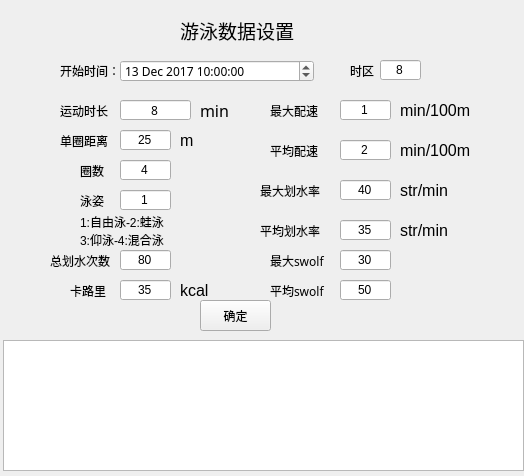
<?xml version="1.0" encoding="UTF-8"?>
<ui version="4.0">
 <class>Form</class>
 <widget class="QWidget" name="Form">
  <property name="geometry">
   <rect>
    <x>0</x>
    <y>0</y>
    <width>524</width>
    <height>476</height>
   </rect>
  </property>
  <property name="windowTitle">
   <string>Form</string>
  </property>
  <widget class="QLabel" name="label">
   <property name="geometry">
    <rect>
     <x>180</x>
     <y>10</y>
     <width>131</width>
     <height>41</height>
    </rect>
   </property>
   <property name="font">
    <font>
     <pointsize>14</pointsize>
    </font>
   </property>
   <property name="text">
    <string>游泳数据设置</string>
   </property>
  </widget>
  <widget class="QLabel" name="start_time_2">
   <property name="geometry">
    <rect>
     <x>60</x>
     <y>60</y>
     <width>61</width>
     <height>21</height>
    </rect>
   </property>
   <property name="font">
    <font>
     <family>宋体</family>
    </font>
   </property>
   <property name="text">
    <string>开始时间：</string>
   </property>
  </widget>
  <widget class="QDateTimeEdit" name="start_time">
   <property name="geometry">
    <rect>
     <x>120</x>
     <y>60</y>
     <width>194</width>
     <height>22</height>
    </rect>
   </property>
   <property name="font">
    <font>
     <family>宋体</family>
    </font>
   </property>
   <property name="date">
    <date>
     <year>2017</year>
     <month>12</month>
     <day>13</day>
    </date>
   </property>
   <property name="time">
    <time>
     <hour>10</hour>
     <minute>0</minute>
     <second>0</second>
    </time>
   </property>
   <property name="minimumDateTime">
    <datetime>
     <hour>10</hour>
     <minute>0</minute>
     <second>0</second>
     <year>2000</year>
     <month>1</month>
     <day>1</day>
    </datetime>
   </property>
   <property name="minimumDate">
    <date>
     <year>2000</year>
     <month>1</month>
     <day>1</day>
    </date>
   </property>
   <property name="minimumTime">
    <time>
     <hour>10</hour>
     <minute>0</minute>
     <second>0</second>
    </time>
   </property>
  </widget>
  <widget class="QLabel" name="sport_time_2">
   <property name="geometry">
    <rect>
     <x>200</x>
     <y>100</y>
     <width>41</width>
     <height>21</height>
    </rect>
   </property>
   <property name="font">
    <font>
     <family>宋体</family>
     <pointsize>12</pointsize>
    </font>
   </property>
   <property name="text">
    <string>min</string>
   </property>
  </widget>
  <widget class="QLineEdit" name="sport_time_set">
   <property name="geometry">
    <rect>
     <x>120</x>
     <y>100</y>
     <width>71</width>
     <height>20</height>
    </rect>
   </property>
   <property name="font">
    <font>
     <family>宋体</family>
    </font>
   </property>
   <property name="text">
    <string>8</string>
   </property>
   <property name="alignment">
    <set>Qt::AlignCenter</set>
   </property>
  </widget>
  <widget class="QLabel" name="sport_time">
   <property name="geometry">
    <rect>
     <x>60</x>
     <y>100</y>
     <width>61</width>
     <height>21</height>
    </rect>
   </property>
   <property name="font">
    <font>
     <family>宋体</family>
    </font>
   </property>
   <property name="text">
    <string>运动时长</string>
   </property>
  </widget>
  <widget class="QLabel" name="sport_time_3">
   <property name="geometry">
    <rect>
     <x>70</x>
     <y>280</y>
     <width>41</width>
     <height>21</height>
    </rect>
   </property>
   <property name="font">
    <font>
     <family>宋体</family>
    </font>
   </property>
   <property name="text">
    <string>卡路里</string>
   </property>
  </widget>
  <widget class="QLabel" name="sport_time_4">
   <property name="geometry">
    <rect>
     <x>270</x>
     <y>100</y>
     <width>51</width>
     <height>21</height>
    </rect>
   </property>
   <property name="font">
    <font>
     <family>宋体</family>
    </font>
   </property>
   <property name="text">
    <string>最大配速</string>
   </property>
  </widget>
  <widget class="QLabel" name="sport_time_5">
   <property name="geometry">
    <rect>
     <x>50</x>
     <y>250</y>
     <width>61</width>
     <height>21</height>
    </rect>
   </property>
   <property name="font">
    <font>
     <family>宋体</family>
    </font>
   </property>
   <property name="text">
    <string>总划水次数</string>
   </property>
  </widget>
  <widget class="QLabel" name="sport_time_6">
   <property name="geometry">
    <rect>
     <x>80</x>
     <y>190</y>
     <width>31</width>
     <height>21</height>
    </rect>
   </property>
   <property name="font">
    <font>
     <family>宋体</family>
    </font>
   </property>
   <property name="text">
    <string>泳姿</string>
   </property>
  </widget>
  <widget class="QLabel" name="sport_time_7">
   <property name="geometry">
    <rect>
     <x>60</x>
     <y>130</y>
     <width>61</width>
     <height>21</height>
    </rect>
   </property>
   <property name="font">
    <font>
     <family>宋体</family>
    </font>
   </property>
   <property name="text">
    <string>单圈距离</string>
   </property>
  </widget>
  <widget class="QLabel" name="sport_time_8">
   <property name="geometry">
    <rect>
     <x>80</x>
     <y>160</y>
     <width>31</width>
     <height>21</height>
    </rect>
   </property>
   <property name="font">
    <font>
     <family>宋体</family>
    </font>
   </property>
   <property name="text">
    <string>圈数</string>
   </property>
  </widget>
  <widget class="QLineEdit" name="dis_len">
   <property name="geometry">
    <rect>
     <x>120</x>
     <y>130</y>
     <width>51</width>
     <height>20</height>
    </rect>
   </property>
   <property name="text">
    <string>25</string>
   </property>
   <property name="alignment">
    <set>Qt::AlignCenter</set>
   </property>
  </widget>
  <widget class="QLineEdit" name="lap_count">
   <property name="geometry">
    <rect>
     <x>120</x>
     <y>160</y>
     <width>51</width>
     <height>20</height>
    </rect>
   </property>
   <property name="text">
    <string>4</string>
   </property>
   <property name="alignment">
    <set>Qt::AlignCenter</set>
   </property>
  </widget>
  <widget class="QLineEdit" name="stroke_count">
   <property name="geometry">
    <rect>
     <x>120</x>
     <y>250</y>
     <width>51</width>
     <height>20</height>
    </rect>
   </property>
   <property name="text">
    <string>80</string>
   </property>
   <property name="alignment">
    <set>Qt::AlignCenter</set>
   </property>
  </widget>
  <widget class="QLineEdit" name="swim_style">
   <property name="geometry">
    <rect>
     <x>120</x>
     <y>190</y>
     <width>51</width>
     <height>20</height>
    </rect>
   </property>
   <property name="text">
    <string>1</string>
   </property>
   <property name="alignment">
    <set>Qt::AlignCenter</set>
   </property>
  </widget>
  <widget class="QLineEdit" name="most_pace">
   <property name="geometry">
    <rect>
     <x>340</x>
     <y>100</y>
     <width>51</width>
     <height>20</height>
    </rect>
   </property>
   <property name="text">
    <string>1</string>
   </property>
   <property name="alignment">
    <set>Qt::AlignCenter</set>
   </property>
  </widget>
  <widget class="QLineEdit" name="kcal">
   <property name="geometry">
    <rect>
     <x>120</x>
     <y>280</y>
     <width>51</width>
     <height>20</height>
    </rect>
   </property>
   <property name="text">
    <string>35</string>
   </property>
   <property name="alignment">
    <set>Qt::AlignCenter</set>
   </property>
  </widget>
  <widget class="QLabel" name="start_time_3">
   <property name="geometry">
    <rect>
     <x>350</x>
     <y>60</y>
     <width>31</width>
     <height>21</height>
    </rect>
   </property>
   <property name="font">
    <font>
     <family>宋体</family>
    </font>
   </property>
   <property name="text">
    <string>时区</string>
   </property>
  </widget>
  <widget class="QLineEdit" name="time_zone">
   <property name="geometry">
    <rect>
     <x>380</x>
     <y>60</y>
     <width>41</width>
     <height>20</height>
    </rect>
   </property>
   <property name="text">
    <string>8</string>
   </property>
   <property name="alignment">
    <set>Qt::AlignCenter</set>
   </property>
  </widget>
  <widget class="QLabel" name="label_2">
   <property name="geometry">
    <rect>
     <x>180</x>
     <y>130</y>
     <width>21</width>
     <height>21</height>
    </rect>
   </property>
   <property name="font">
    <font>
     <pointsize>12</pointsize>
    </font>
   </property>
   <property name="text">
    <string>m</string>
   </property>
  </widget>
  <widget class="QLabel" name="label_3">
   <property name="geometry">
    <rect>
     <x>180</x>
     <y>280</y>
     <width>41</width>
     <height>21</height>
    </rect>
   </property>
   <property name="font">
    <font>
     <pointsize>12</pointsize>
    </font>
   </property>
   <property name="text">
    <string>kcal</string>
   </property>
  </widget>
  <widget class="QLabel" name="label_4">
   <property name="geometry">
    <rect>
     <x>400</x>
     <y>100</y>
     <width>81</width>
     <height>21</height>
    </rect>
   </property>
   <property name="font">
    <font>
     <pointsize>12</pointsize>
    </font>
   </property>
   <property name="text">
    <string>min/100m</string>
   </property>
  </widget>
  <widget class="QLabel" name="label_5">
   <property name="geometry">
    <rect>
     <x>80</x>
     <y>210</y>
     <width>121</width>
     <height>41</height>
    </rect>
   </property>
   <property name="text">
    <string>1:自由泳-2:蛙泳
3:仰泳-4:混合泳</string>
   </property>
  </widget>
  <widget class="QPushButton" name="commit">
   <property name="geometry">
    <rect>
     <x>200</x>
     <y>300</y>
     <width>71</width>
     <height>31</height>
    </rect>
   </property>
   <property name="text">
    <string>确定</string>
   </property>
  </widget>
  <widget class="QLabel" name="label_6">
   <property name="geometry">
    <rect>
     <x>400</x>
     <y>140</y>
     <width>81</width>
     <height>21</height>
    </rect>
   </property>
   <property name="font">
    <font>
     <pointsize>12</pointsize>
    </font>
   </property>
   <property name="text">
    <string>min/100m</string>
   </property>
  </widget>
  <widget class="QLabel" name="sport_time_9">
   <property name="geometry">
    <rect>
     <x>270</x>
     <y>140</y>
     <width>51</width>
     <height>21</height>
    </rect>
   </property>
   <property name="font">
    <font>
     <family>宋体</family>
    </font>
   </property>
   <property name="text">
    <string>平均配速</string>
   </property>
  </widget>
  <widget class="QLineEdit" name="avg_pace">
   <property name="geometry">
    <rect>
     <x>340</x>
     <y>140</y>
     <width>51</width>
     <height>20</height>
    </rect>
   </property>
   <property name="text">
    <string>2</string>
   </property>
   <property name="alignment">
    <set>Qt::AlignCenter</set>
   </property>
  </widget>
  <widget class="QLineEdit" name="avg_str_rate">
   <property name="geometry">
    <rect>
     <x>340</x>
     <y>220</y>
     <width>51</width>
     <height>20</height>
    </rect>
   </property>
   <property name="text">
    <string>35</string>
   </property>
   <property name="alignment">
    <set>Qt::AlignCenter</set>
   </property>
  </widget>
  <widget class="QLabel" name="sport_time_10">
   <property name="geometry">
    <rect>
     <x>260</x>
     <y>220</y>
     <width>61</width>
     <height>21</height>
    </rect>
   </property>
   <property name="font">
    <font>
     <family>宋体</family>
    </font>
   </property>
   <property name="text">
    <string>平均划水率</string>
   </property>
  </widget>
  <widget class="QLabel" name="label_7">
   <property name="geometry">
    <rect>
     <x>400</x>
     <y>180</y>
     <width>81</width>
     <height>21</height>
    </rect>
   </property>
   <property name="font">
    <font>
     <pointsize>12</pointsize>
    </font>
   </property>
   <property name="text">
    <string>str/min</string>
   </property>
  </widget>
  <widget class="QLabel" name="sport_time_11">
   <property name="geometry">
    <rect>
     <x>260</x>
     <y>180</y>
     <width>61</width>
     <height>21</height>
    </rect>
   </property>
   <property name="font">
    <font>
     <family>宋体</family>
    </font>
   </property>
   <property name="text">
    <string>最大划水率</string>
   </property>
  </widget>
  <widget class="QLineEdit" name="most_str_rate">
   <property name="geometry">
    <rect>
     <x>340</x>
     <y>180</y>
     <width>51</width>
     <height>20</height>
    </rect>
   </property>
   <property name="text">
    <string>40</string>
   </property>
   <property name="alignment">
    <set>Qt::AlignCenter</set>
   </property>
  </widget>
  <widget class="QLabel" name="label_8">
   <property name="geometry">
    <rect>
     <x>400</x>
     <y>220</y>
     <width>81</width>
     <height>21</height>
    </rect>
   </property>
   <property name="font">
    <font>
     <pointsize>12</pointsize>
    </font>
   </property>
   <property name="text">
    <string>str/min</string>
   </property>
  </widget>
  <widget class="QLineEdit" name="most_swolf">
   <property name="geometry">
    <rect>
     <x>340</x>
     <y>250</y>
     <width>51</width>
     <height>20</height>
    </rect>
   </property>
   <property name="text">
    <string>30</string>
   </property>
   <property name="alignment">
    <set>Qt::AlignCenter</set>
   </property>
  </widget>
  <widget class="QLabel" name="sport_time_12">
   <property name="geometry">
    <rect>
     <x>270</x>
     <y>280</y>
     <width>61</width>
     <height>21</height>
    </rect>
   </property>
   <property name="font">
    <font>
     <family>宋体</family>
    </font>
   </property>
   <property name="text">
    <string>平均swolf</string>
   </property>
  </widget>
  <widget class="QLabel" name="sport_time_13">
   <property name="geometry">
    <rect>
     <x>270</x>
     <y>250</y>
     <width>61</width>
     <height>21</height>
    </rect>
   </property>
   <property name="font">
    <font>
     <family>宋体</family>
    </font>
   </property>
   <property name="text">
    <string>最大swolf</string>
   </property>
  </widget>
  <widget class="QLineEdit" name="avg_swolf">
   <property name="geometry">
    <rect>
     <x>340</x>
     <y>280</y>
     <width>51</width>
     <height>20</height>
    </rect>
   </property>
   <property name="text">
    <string>50</string>
   </property>
   <property name="alignment">
    <set>Qt::AlignCenter</set>
   </property>
  </widget>
  <widget class="QTextEdit" name="data_set">
   <property name="geometry">
    <rect>
     <x>3</x>
     <y>340</y>
     <width>521</width>
     <height>131</height>
    </rect>
   </property>
  </widget>
 </widget>
 <resources/>
 <connections/>
</ui>
